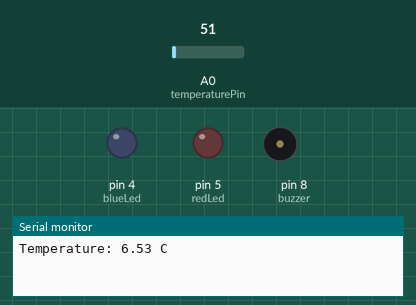
This program was run on a simulated Arduino Uno, built with avr-gcc and run on an emulated ATmega328P. Shown: output pins drawn as LEDs (lit = HIGH), buzzer (waves = sounding, pin HIGH), the last lines printed to the serial monitor. The test bench sets the inputs (shaded band); at power-on: A0 (temperaturePin) = 51.

Above: at 0.1 s.
At 1.1 s:
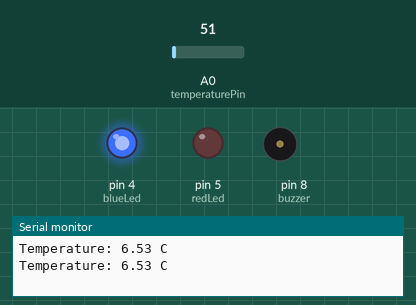
Timing chart, 0 to 2.6 s (numbered marks = the images above):
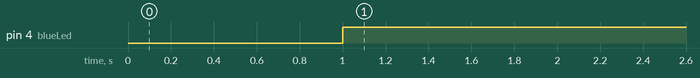

Measured:
- by itself, pin 4 (blueLed): LOW → HIGH at 1.0 s

The program:

main.cpp
```cpp
#include <Arduino.h>

int buzzer=8;
int blueLed=4;
int redLed=5;
int temperaturePin=A0;
void setup() {
  pinMode(buzzer,OUTPUT);
  pinMode(blueLed,OUTPUT);
  pinMode(redLed,OUTPUT);
  Serial.begin(9600);
}
void loop() {
  int temperatureSensor=analogRead(temperaturePin);
  float temp=(temperatureSensor *0.03)+5;
  Serial.print("Temperature: ");
  Serial.print(temp);
  Serial.println(" C ");
  delay(1000);
  if(temp>=33.5){
    digitalWrite(redLed,HIGH);
    digitalWrite(blueLed,LOW);
    tone(buzzer,900);
  }
    else{
    digitalWrite(redLed,LOW);
    digitalWrite(blueLed,HIGH);
    noTone(buzzer);
    }

}
```
